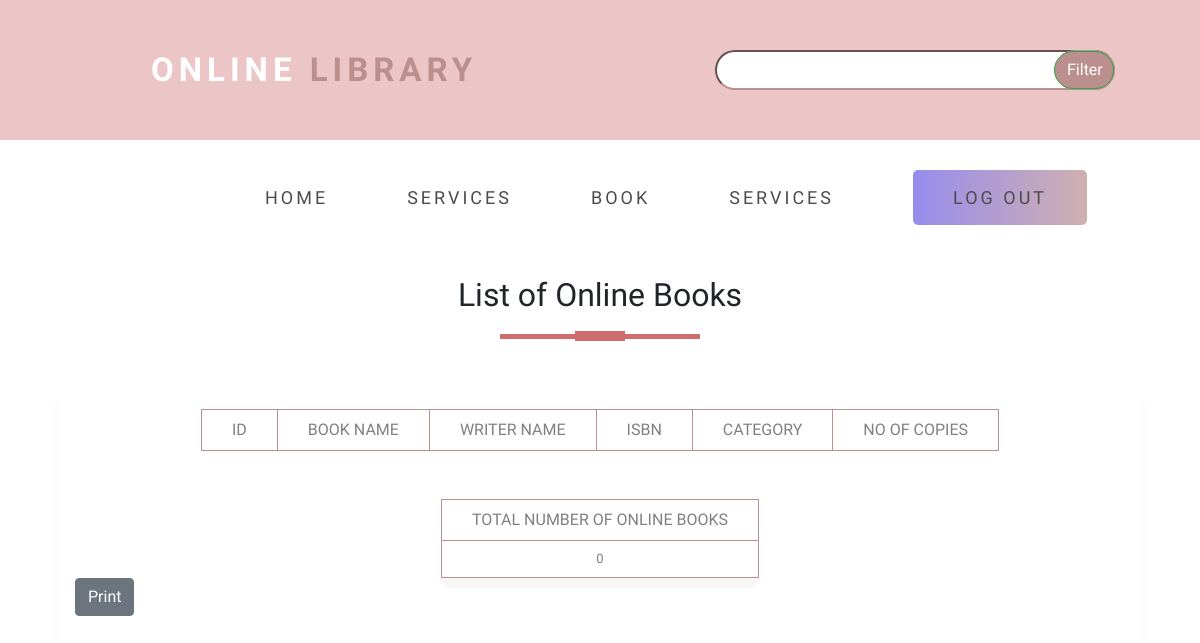
Before: /php/onlinebook.php with the older database file.
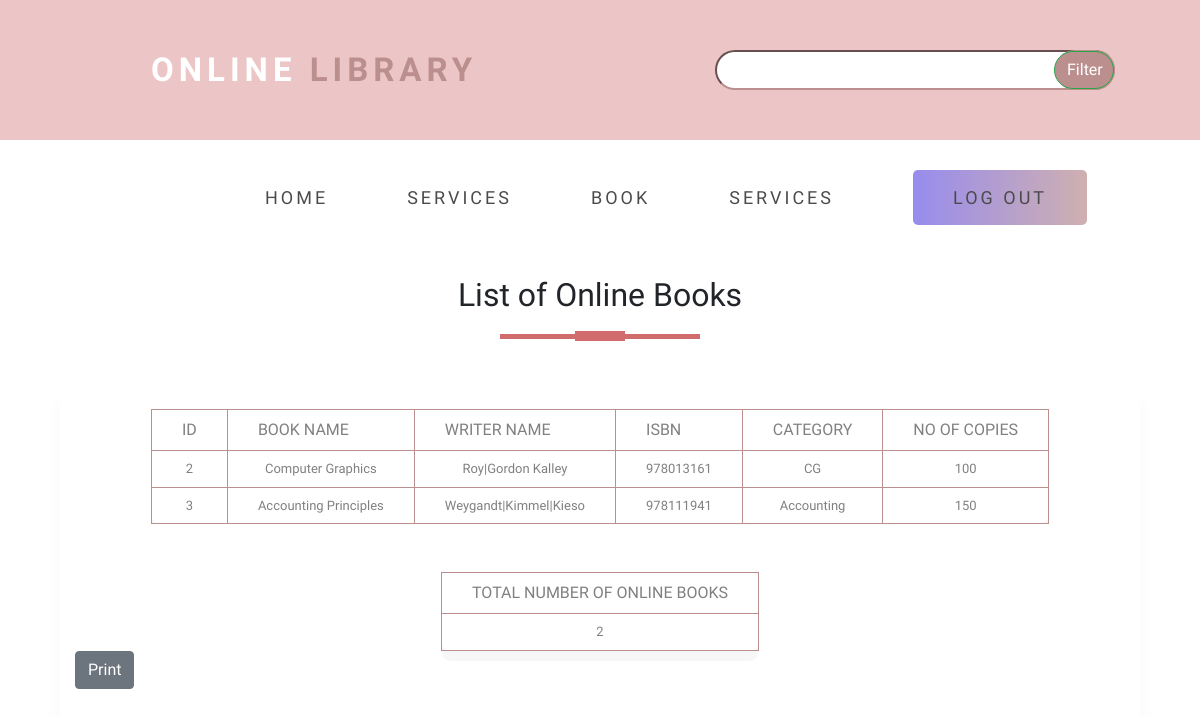
After: the same page with the newer database file.
### tables this page shows
CREATE TABLE `onlinebook` (
  `id` int(255) NOT NULL,
  `isbn` int(255) NOT NULL,
  `name` text NOT NULL,
  `writer` text NOT NULL,
  `category` text NOT NULL,
  `count` int(255) NOT NULL
);

### php/onlinebook.php (the view, shortened to what this page needs)
<!DOCTYPE html>
<html>
<head>
  <link rel="stylesheet" type="text/css" href="../css/booktype.css">
  <link rel="stylesheet" href="https://maxcdn.bootstrapcdn.com/bootstrap/4.5.2/css/bootstrap.min.css">
<link rel="stylesheet" href="https://cdnjs.cloudflare.com/ajax/libs/font-awesome/4.7.0/css/font-awesome.min.css" />
</head>
<body>
<div class="ratri">
     <div class="row">
       <div class="col-md-6">
         <div class="navbar">
         <div class="logo">
                <a href="indexnew.php">Online<span> Library</span></a>
            </div>
         </div>
       </div>
       <div class="col-md-6">
       <form action="onlinebook.php"  method="post" >
            <div class="search">
            <div class="s1">
                <div class="s2">
                    <input type="text" class="input"  name="valueToSearch" >
                    <div class="btn btn_common">
                    <input type="submit" class="btn btn-success" name="search" value="Filter">
                    </div>
                </div>
            </div>
        </div>
            </form>
       </div>
     </div>
   </div>
   <section id="nav">
     <div class="container">
     <div class="menu">
                <ul>
                    <li class="r1">
                        <a href="adminindex.php">Home</a></li>
                        <li><a href="aboutdemo.php">Services</a></li>
                       <li> <a href="adminbook.php">Book</a></li>
                       <li> <a href="servicedemo.php">Services</a></li>
                       <li class="reg-btn"> <a href="logout.php">Log out</a></li>
                </ul>
            </div>
</section>
<div class="main-div">
    <h2 class="title text-center">List of Online Books</h2>
    <div class="center-div">
        <div class="table-responsive">
            <table>
                <thead>
                    <tr>
                        <th>ID</th>
                        <th>Book Name</th>
                        <th>Writer Name</th>
                        <th>ISBN</th>
                        <th>Category</th>
                        <th>No of Copies</th>
                    </tr>
                </thead>
                <tbody>
                <?php
include 'connection.php';
$sql="select count(*) as total from onlinebook";
$result= mysqli_query($con,$sql);
while($res=mysqli_fetch_array($result))
{
  $output=$res['total'];
}
$selectquery="select * from onlinebook";
$query=mysqli_query($con,$selectquery);
while($res=mysqli_fetch_array($query))
{
    ?>
    <tr>
    <td><?php echo $res['id']?></td>
    <td><?php echo $res['name']?></td>
    <td><?php echo $res['writer']?></td>
    <td><?php echo $res['isbn']?></td>
    <td><?php echo $res['category']?></td>
    <td><?php echo $res['count']?></td>
</tr>
<?php
}
?>
                </tbody>
            </table>
        </div>
        <div class="container">
        <br><br>
        <table>
        <thead>
                    <tr>
                        <th>Total Number Of Online Books</th>
                    </tr>
                </thead>
                <tr>
                <td><?php echo $output?></td>
                </tr>
        </table>
        <button type="button" class="btn btn-secondary"><a href="online_book_list_pdf.php" style="text-decoration: none;color:white">Print</a></button>
        </div>
</div>
</div>
</body>
</html>

Changed rows visible on the page:
added onlinebook: id "2", name "Computer Graphics", writer "Roy|Gordon Kalley", isbn "978013161", category "CG", count "100"
added onlinebook: id "3", name "Accounting Principles", writer "Weygandt|Kimmel|Kieso", isbn "978111941", category "Accounting", count "150"
Other visible differences:
$output: "0" → "2"
